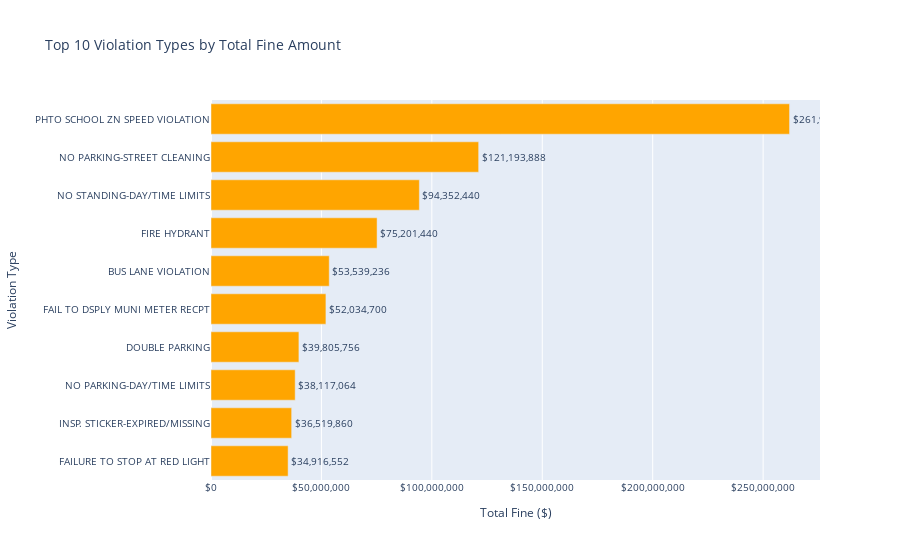

The notebook cell saved with this chart:
### Code cell
import plotly.express as px

# Group by Violation type and sum Fine Amount
violation_fines = df.groupby("Violation")["Fine Amount"].sum().reset_index()

# Sort and take Top 10
top_10_fines = violation_fines.sort_values(by="Fine Amount", ascending=False).head(10)

# Create horizontal bar chart in orange
fig = px.bar(
    top_10_fines,
    x="Fine Amount",
    y="Violation",
    orientation="h",
    title="Top 10 Violation Types by Total Fine Amount",
    labels={"Violation": "Violation Type", "Fine Amount": "Total Fine ($)"},
    text="Fine Amount",
    color_discrete_sequence=["orange"]  # set bar color
)

# Largest bar at top
fig.update_layout(
    yaxis=dict(categoryorder='total ascending'),
    font=dict(size=10),
)

# Format y-axis values (if x-axis is fine amount, this is x-axis)
fig.update_layout(
    yaxis=dict(categoryorder='total ascending'),
    font=dict(size=10),
    xaxis_tickformat='$,.0f'  # Show as $1,000 format, no decimals
)

# Format the bar labels (on the bars themselves)
fig.update_traces(
    texttemplate='$%{text:,.0f}',  # Dollar sign + commas, no decimals
    textposition='outside'
)

#Export HTML
html_snippet = pio.to_html(fig, full_html=False, include_plotlyjs='cdn')

# Save and name HTML file
with open("top10_violations_amount_embed_snippet.html", "w") as f:
    f.write(html_snippet)


# Show the chart
fig.show()

### Figure 1 — Plotly figure (JSON) as saved in the notebook; plotly's stock layout.template omitted (floating-point values rounded to 4 significant figures)
{"data": [{"alignmentgroup": "True", "hovertemplate": "Total Fine ($)=%{text}<br>Violation Type=%{y}<extra></extra>", "legendgroup": "", "marker": {"color": "orange", "pattern": {"shape": ""}}, "name": "", "offsetgroup": "", "orientation": "h", "showlegend": false, "text": [261972656, 121193888, 94352440, 75201440, 53539236, 52034700, 39805756, 38117064, 36519860, 34916552], "textposition": "outside", "texttemplate": "$%{text:,.0f}", "type": "bar", "x": [261972656, 121193888, 94352440, 75201440, 53539236, 52034700, 39805756, 38117064, 36519860, 34916552], "xaxis": "x", "y": ["PHTO SCHOOL ZN SPEED VIOLATION", "NO PARKING-STREET CLEANING", "NO STANDING-DAY/TIME LIMITS", "FIRE HYDRANT", "BUS LANE VIOLATION", "FAIL TO DSPLY MUNI METER RECPT", "DOUBLE PARKING", "NO PARKING-DAY/TIME LIMITS", "INSP. STICKER-EXPIRED/MISSING", "FAILURE TO STOP AT RED LIGHT"], "yaxis": "y"}], "layout": {"autosize": true, "barmode": "relative", "font": {"size": 10}, "legend": {"tracegroupgap": 0}, "title": {"text": "Top 10 Violation Types by Total Fine Amount"}, "xaxis": {"anchor": "y", "autorange": true, "domain": [0, 1], "range": [0, 275800000.0], "tickformat": "$,.0f", "title": {"text": "Total Fine ($)"}, "type": "linear"}, "yaxis": {"anchor": "x", "autorange": true, "categoryorder": "total ascending", "domain": [0, 1], "range": [-0.5, 9.5], "title": {"text": "Violation Type"}, "type": "category"}}}
